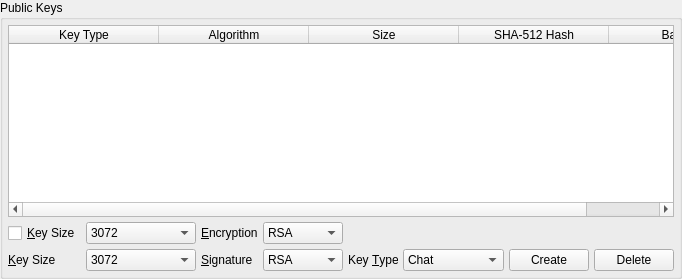
               <widget class="QGroupBox" name="publicKeysBox">
                <property name="title">
                 <string>Public Keys</string>
                </property>
                <layout class="QVBoxLayout" name="verticalLayout_49">
                 <property name="spacing">
                  <number>5</number>
                 </property>
                 <property name="leftMargin">
                  <number>5</number>
                 </property>
                 <property name="topMargin">
                  <number>5</number>
                 </property>
                 <property name="rightMargin">
                  <number>5</number>
                 </property>
                 <property name="bottomMargin">
                  <number>5</number>
                 </property>
                 <item>
                  <widget class="QTableWidget" name="personal_public_keys">
                   <property name="minimumSize">
                    <size>
                     <width>0</width>
                     <height>150</height>
                    </size>
                   </property>
                   <property name="alternatingRowColors">
                    <bool>true</bool>
                   </property>
                   <property name="selectionMode">
                    <enum>QAbstractItemView::SingleSelection</enum>
                   </property>
                   <property name="selectionBehavior">
                    <enum>QAbstractItemView::SelectRows</enum>
                   </property>
                   <property name="horizontalScrollMode">
                    <enum>QAbstractItemView::ScrollPerPixel</enum>
                   </property>
                   <attribute name="horizontalHeaderDefaultSectionSize">
                    <number>150</number>
                   </attribute>
                   <attribute name="horizontalHeaderStretchLastSection">
                    <bool>true</bool>
                   </attribute>
                   <column>
                    <property name="text">
                     <string>Key Type</string>
                    </property>
                   </column>
                   <column>
                    <property name="text">
                     <string>Algorithm</string>
                    </property>
                   </column>
                   <column>
                    <property name="text">
                     <string>Size</string>
                    </property>
                   </column>
                   <column>
                    <property name="text">
                     <string>SHA-512 Hash</string>
                    </property>
                   </column>
                   <column>
                    <property name="text">
                     <string>Base-64</string>
                    </property>
                   </column>
                  </widget>
                 </item>
                 <item>
                  <layout class="QGridLayout" name="gridLayout_10">
                   <property name="spacing">
                    <number>5</number>
                   </property>
                   <item row="0" column="1">
                    <widget class="QComboBox" name="encryptionKeySize">
                     <property name="currentIndex">
                      <number>0</number>
                     </property>
                     <property name="sizeAdjustPolicy">
                      <enum>QComboBox::AdjustToContents</enum>
                     </property>
                     <item>
                      <property name="text">
                       <string>3072</string>
                      </property>
                     </item>
                     <item>
                      <property name="text">
                       <string>4096</string>
                      </property>
                     </item>
                     <item>
                      <property name="text">
                       <string>7680</string>
                      </property>
                     </item>
                     <item>
                      <property name="text">
                       <string>8192</string>
                      </property>
                     </item>
                     <item>
                      <property name="text">
                       <string>15360</string>
                      </property>
                     </item>
                    </widget>
                   </item>
                   <item row="1" column="10">
                    <widget class="QComboBox" name="keys">
                     <property name="sizeAdjustPolicy">
                      <enum>QComboBox::AdjustToContents</enum>
                     </property>
                     <item>
                      <property name="text">
                       <string notr="true">Chat</string>
                      </property>
                     </item>
                     <item>
                      <property name="text">
                       <string notr="true">E-Mail</string>
                      </property>
                     </item>
                     <item>
                      <property name="text">
                       <string notr="true">Open Library</string>
                      </property>
                     </item>
                     <item>
                      <property name="text">
                       <string notr="true">Poptastic</string>
                      </property>
                     </item>
                     <item>
                      <property name="text">
                       <string notr="true">Rosetta</string>
                      </property>
                     </item>
                     <item>
                      <property name="text">
                       <string notr="true">URL</string>
                      </property>
                     </item>
                    </widget>
                   </item>
                   <item row="1" column="12">
                    <widget class="QPushButton" name="delete_key">
                     <property name="text">
                      <string>Delete</string>
                     </property>
                    </widget>
                   </item>
                   <item row="1" column="2">
                    <widget class="QLabel" name="label_46">
                     <property name="text">
                      <string>&amp;Signature</string>
                     </property>
                     <property name="buddy">
                      <cstring>signatureKeyType</cstring>
                     </property>
                    </widget>
                   </item>
                   <item row="1" column="9">
                    <widget class="QLabel" name="label_69">
                     <property name="text">
                      <string>Key &amp;Type</string>
                     </property>
                     <property name="buddy">
                      <cstring>keys</cstring>
                     </property>
                    </widget>
                   </item>
                   <item row="1" column="0">
                    <widget class="QLabel" name="label_92">
                     <property name="text">
                      <string>&amp;Key Size</string>
                     </property>
                     <property name="buddy">
                      <cstring>signatureKeySize</cstring>
                     </property>
                    </widget>
                   </item>
                   <item row="1" column="3">
                    <widget class="QComboBox" name="signatureKeyType">
                     <property name="currentIndex">
                      <number>4</number>
                     </property>
                     <property name="sizeAdjustPolicy">
                      <enum>QComboBox::AdjustToContents</enum>
                     </property>
                     <item>
                      <property name="text">
                       <string>DSA</string>
                      </property>
                     </item>
                     <item>
                      <property name="text">
                       <string>ECDSA</string>
                      </property>
                     </item>
                     <item>
                      <property name="text">
                       <string>EdDSA</string>
                      </property>
                     </item>
                     <item>
                      <property name="text">
                       <string>ElGamal</string>
                      </property>
                     </item>
                     <item>
                      <property name="text">
                       <string>RSA</string>
                      </property>
                     </item>
                    </widget>
                   </item>
                   <item row="0" column="2">
                    <widget class="QLabel" name="label_45">
                     <property name="text">
                      <string>&amp;Encryption</string>
                     </property>
                     <property name="buddy">
                      <cstring>encryptionKeyType</cstring>
                     </property>
                    </widget>
                   </item>
                   <item row="1" column="11">
                    <widget class="QPushButton" name="regenerate">
                     <property name="text">
                      <string>Create</string>
                     </property>
                    </widget>
                   </item>
                   <item row="1" column="1">
                    <widget class="QComboBox" name="signatureKeySize">
                     <property name="currentIndex">
                      <number>0</number>
                     </property>
                     <property name="sizeAdjustPolicy">
                      <enum>QComboBox::AdjustToContents</enum>
                     </property>
                     <property name="minimumContentsLength">
                      <number>10</number>
                     </property>
                     <item>
                      <property name="text">
                       <string>3072</string>
                      </property>
                     </item>
                     <item>
                      <property name="text">
                       <string>4096</string>
                      </property>
                     </item>
                     <item>
                      <property name="text">
                       <string>7680</string>
                      </property>
                     </item>
                     <item>
                      <property name="text">
                       <string>8192</string>
                      </property>
                     </item>
                     <item>
                      <property name="text">
                       <string>15360</string>
                      </property>
                     </item>
                    </widget>
                   </item>
                   <item row="0" column="3">
                    <widget class="QComboBox" name="encryptionKeyType">
                     <property name="currentIndex">
                      <number>3</number>
                     </property>
                     <property name="sizeAdjustPolicy">
                      <enum>QComboBox::AdjustToContents</enum>
                     </property>
                     <item>
                      <property name="text">
                       <string>ElGamal</string>
                      </property>
                     </item>
                     <item>
                      <property name="text">
                       <string>McEliece</string>
                      </property>
                     </item>
                     <item>
                      <property name="text">
                       <string>NTRU</string>
                      </property>
                     </item>
                     <item>
                      <property name="text">
                       <string>RSA</string>
                      </property>
                     </item>
                    </widget>
                   </item>
                   <item row="0" column="0">
                    <widget class="QCheckBox" name="newKeys">
                     <property name="sizePolicy">
                      <sizepolicy hsizetype="Minimum" vsizetype="Preferred">
                       <horstretch>0</horstretch>
                       <verstretch>0</verstretch>
                      </sizepolicy>
                     </property>
                     <property name="toolTip">
                      <string>If checked, new key pairs will be generated whenever the passphrase or question/answer is/are updated.</string>
                     </property>
                     <property name="text">
                      <string>&amp;Key Size</string>
                     </property>
                    </widget>
                   </item>
                  </layout>
                 </item>
                </layout>
               </widget>
